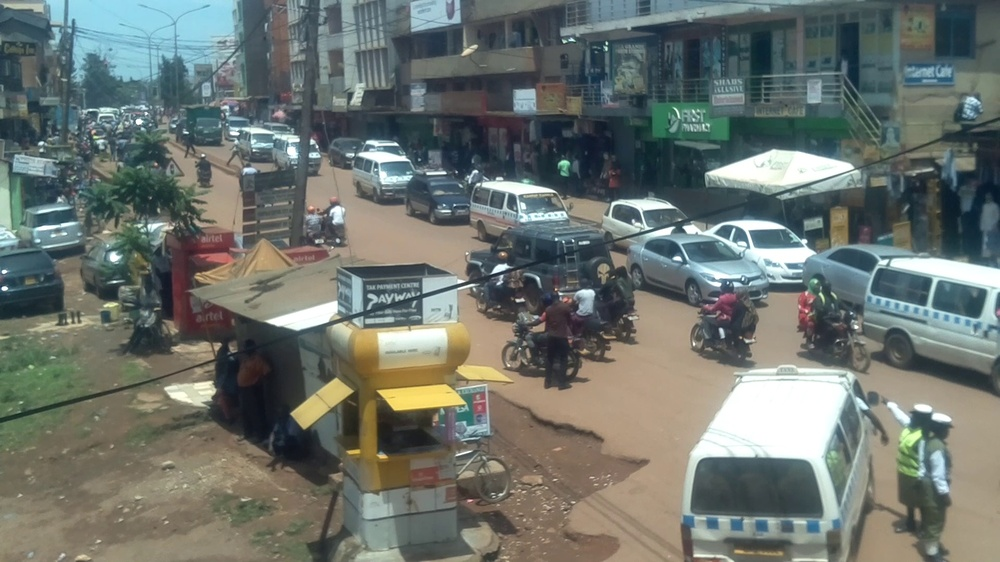
#> input picture Original_images/frame18757.jpg, 1000 x 562 px, shrunk from 1920 x 1080 before the run, found by its file name
$ jupyter execute 'Edge detection.ipynb'   (older library calls are emulated)
#> lines starting #> are read from the running program, lines starting #| are printed output that depends on the picture; after the words box and inside, x2 and y2 are one past the last pixel; in counts of white or black regions, pixels touching at a corner belong together
[cell 1]
import cv2
import numpy as np

[cell 2]
image = cv2.imread('original_images/frame18757.jpg')
#> image is the input picture: shape (562, 1000, 3); mean B, G, R 109.9, 115.6, 108.8

# Print error message if image is null
if image is None:
    print('Could not read image')

[cell 3]
# Convert to graycsale
img_gray = cv2.cvtColor(image, cv2.COLOR_BGR2GRAY)
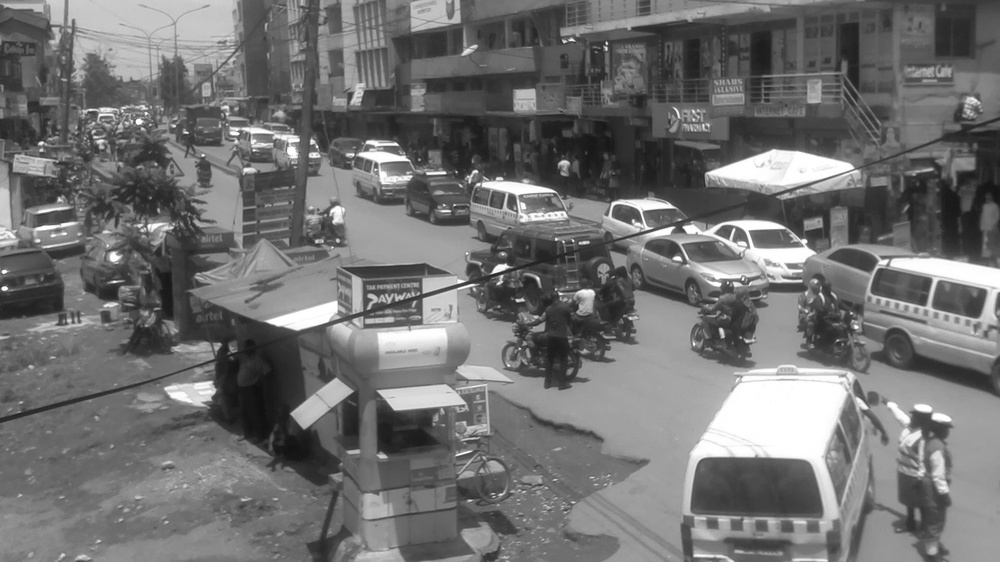
#> img_gray: shape (562, 1000); min 15, max 255, mean 112.9
cv2.imshow('image grey', img_gray)
cv2.waitKey()
cv2.destroyAllWindows()

[cell 4]
# Blur the image for better edge detection
img_blur = cv2.GaussianBlur(img_gray, (3,3), 0)
cv2.imshow('image blur', img_blur)
cv2.waitKey()
cv2.destroyAllWindows()

Sobel Edge Detection

[cell 5]
# Sobel Edge Detection
sobelx = cv2.Sobel(src=img_blur, ddepth=cv2.CV_64F, dx=1, dy=0, ksize=5)
# Sobel Edge Detection on the X axis

cv2.imshow('sobel x', sobelx)
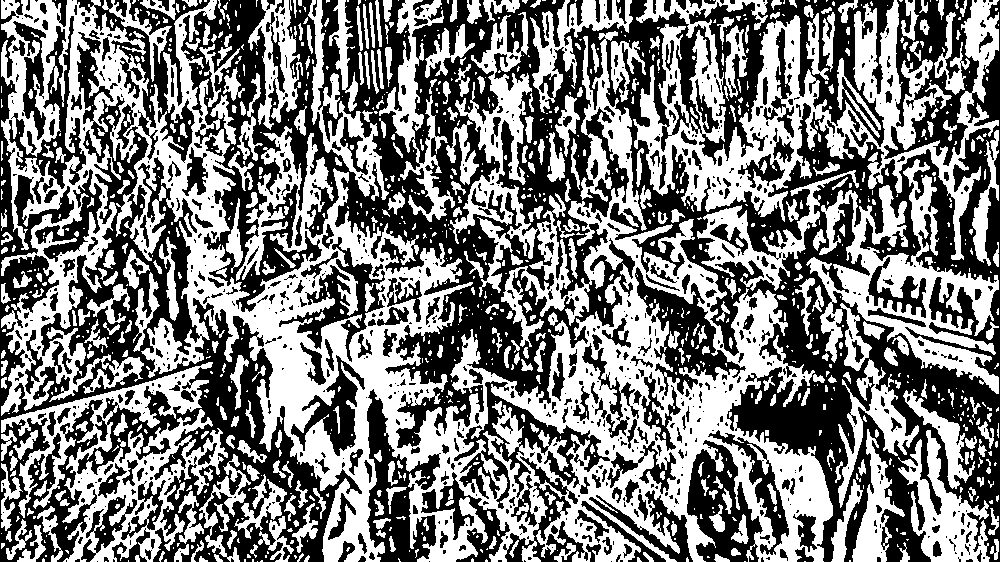
#> window 'sobel x': shape (562, 1000); 49.3% white; 1173 white regions (779 under 20 px), largest, box (x1, y1, x2, y2) and area: (1, 0, 833, 562) 137552, (633, 0, 999, 260) 28764, (1, 362, 228, 562) 14292
cv2.waitKey()
cv2.destroyAllWindows()

[cell 6]
# Sobel Edge Detection
sobely = cv2.Sobel(src=img_blur, ddepth=cv2.CV_64F, dx=0, dy=1, ksize=5)
# Sobel Edge Detection on the X axis

cv2.imshow('sobel y', sobely)
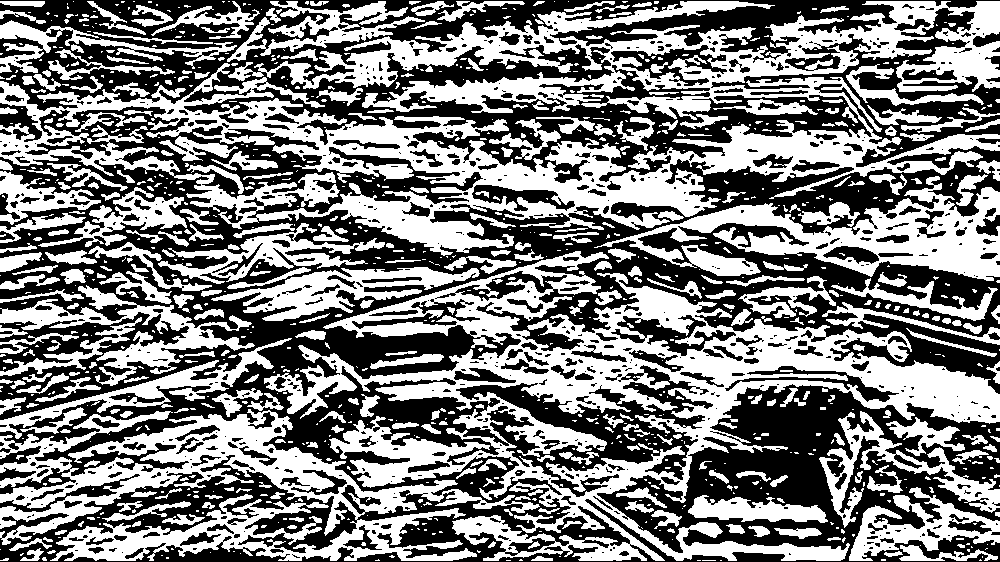
#> window 'sobel y': shape (562, 1000); 49.2% white; 993 white regions (640 under 20 px), largest, box (x1, y1, x2, y2) and area: (0, 1, 1000, 256) 78242, (264, 251, 1000, 561) 60493, (0, 409, 540, 561) 28564
cv2.waitKey()
cv2.destroyAllWindows()

[cell 7]
# Sobel Edge Detection
sobelxy = cv2.Sobel(src=img_blur, ddepth=cv2.CV_64F, dx=1, dy=1, ksize=5)
 # Sobel Edge Detection on the X axis

cv2.imshow('sobel x y', sobelxy)
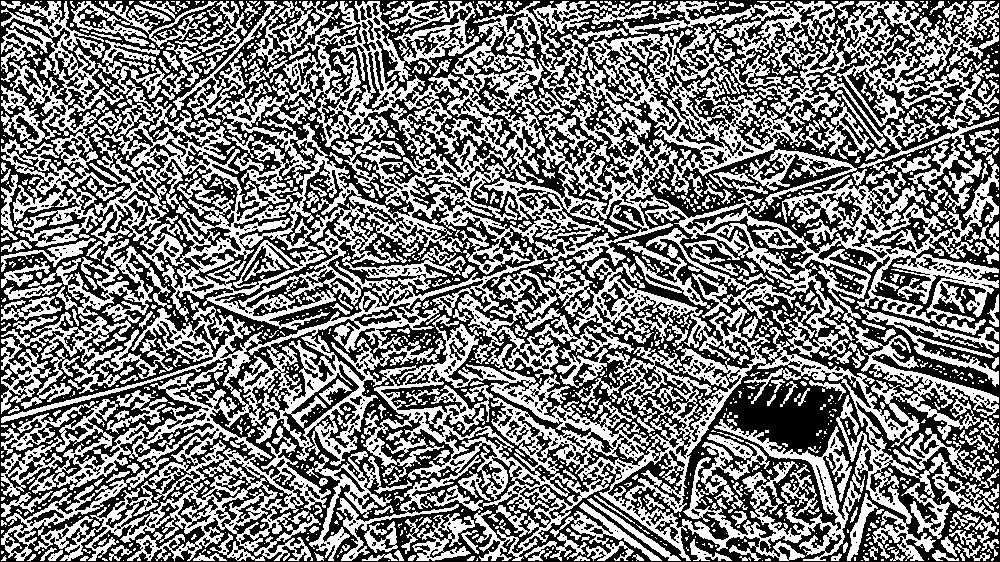
#> window 'sobel x y': shape (562, 1000); 48.1% white; 1580 white regions (1173 under 20 px), largest, box (x1, y1, x2, y2) and area: (1, 1, 999, 561) 169004, (1, 1, 124, 247) 10212, (533, 1, 871, 160) 9793
cv2.waitKey()
cv2.destroyAllWindows()

Roberts Edge detector

[cell 8]
from scipy import ndimage

image = cv2.imread('original_images/frame18757.jpg', 0)
#> image: shape (562, 1000); min 15, max 255, mean 112.9
roberts_cross_v = np.array( [[1, 0 ],
							[0,-1 ]] )

roberts_cross_h = np.array( [[ 0, 1 ],
							[ -1, 0 ]] )

img_roberts = image.astype('float64')
img_roberts/=255.0
vertical = ndimage.convolve( img_roberts, roberts_cross_v )
horizontal = ndimage.convolve( img_roberts, roberts_cross_h )

edged_img = np.sqrt( np.square(horizontal) + np.square(vertical))
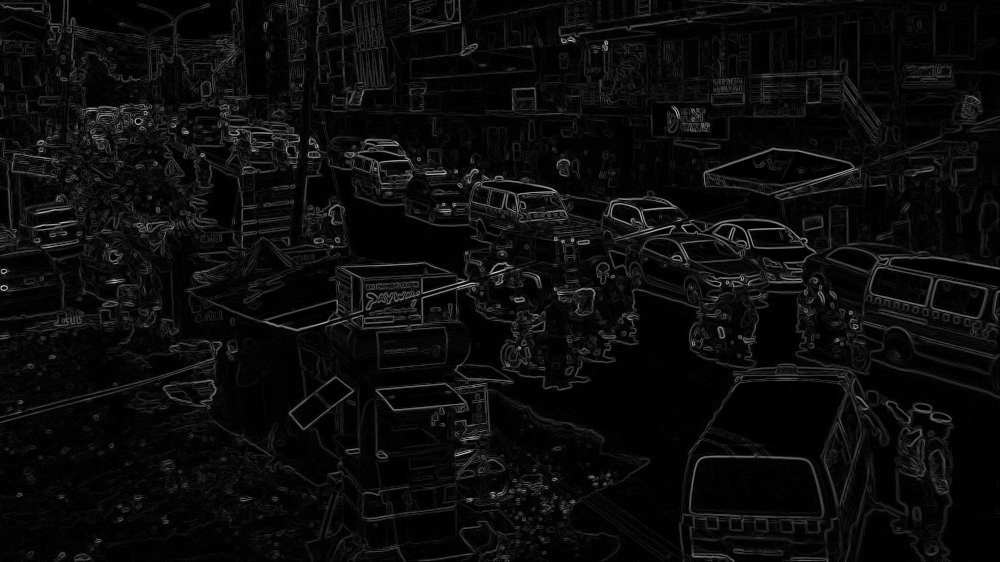
#> edged_img: shape (562, 1000) float64; min 0, max 0.821, mean 0.0477
edged_img*=255

[cell 9]
cv2.imshow('Roberts Image', edged_img)
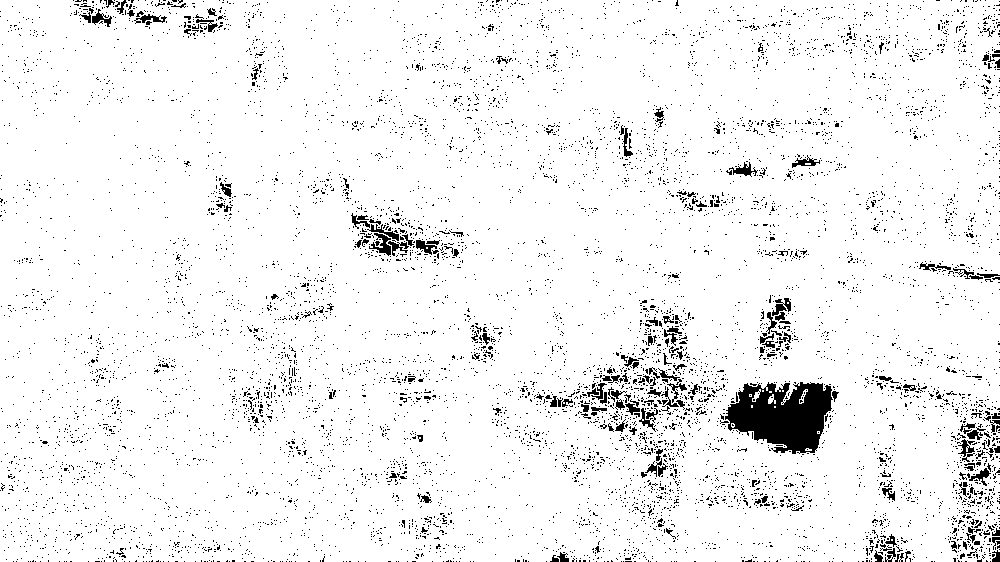
#> window 'Roberts Image': shape (562, 1000); min 0, max 255, mean 241.4
cv2.waitKey()
cv2.destroyAllWindows()

Prewitt Edge Detector

[cell 10]
img_prewit = cv2.imread('original_images/frame18757.jpg', cv2.COLOR_BGR2GRAY)
rgb_img_prewit = cv2.cvtColor(img_prewit, cv2.COLOR_BGR2RGB)

# Grayscale image processing
grayImage_prewit = cv2.cvtColor(img_prewit, cv2.COLOR_BGR2GRAY)

# Prewitt operator
kernelx = np.array([[1, 1, 1], [0 ,0 ,0], [- 1, - 1,- 1]],dtype=int)
kernely = np.array([[- 1, 0, 1], [- 1 ,0 ,1], [- 1, 0, 1]],dtype=int)

x = cv2.filter2D(grayImage_prewit, cv2.CV_16S, kernelx)
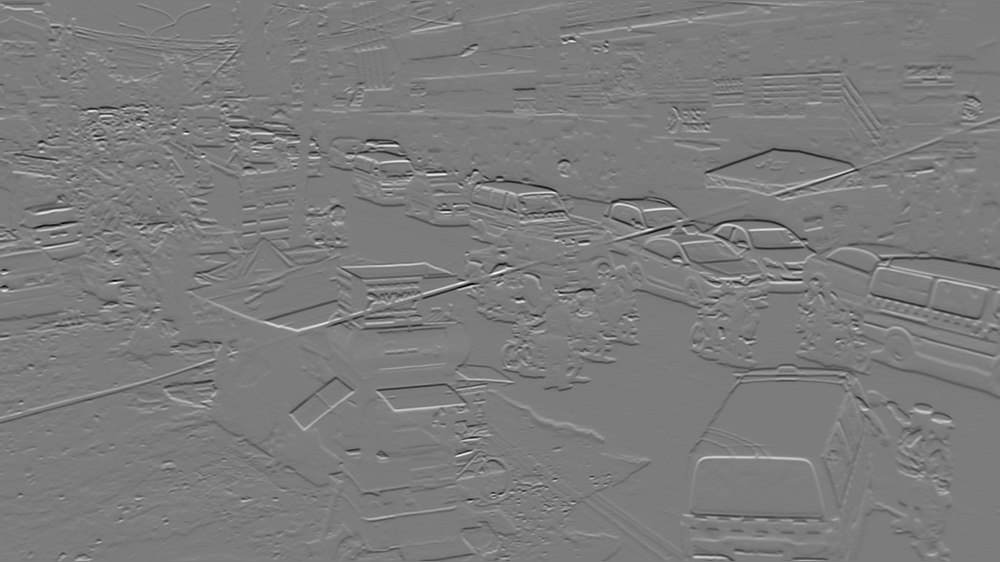
#> x: shape (562, 1000) int16; min -579, max 607, mean 0; drawn with min black and max white
y = cv2.filter2D(grayImage_prewit, cv2.CV_16S, kernely)

# turn to uint8, image fusion
absX = cv2.convertScaleAbs(x)
absY = cv2.convertScaleAbs(y)
Prewitt = cv2.addWeighted(absX, 0.5, absY, 0.5,0)
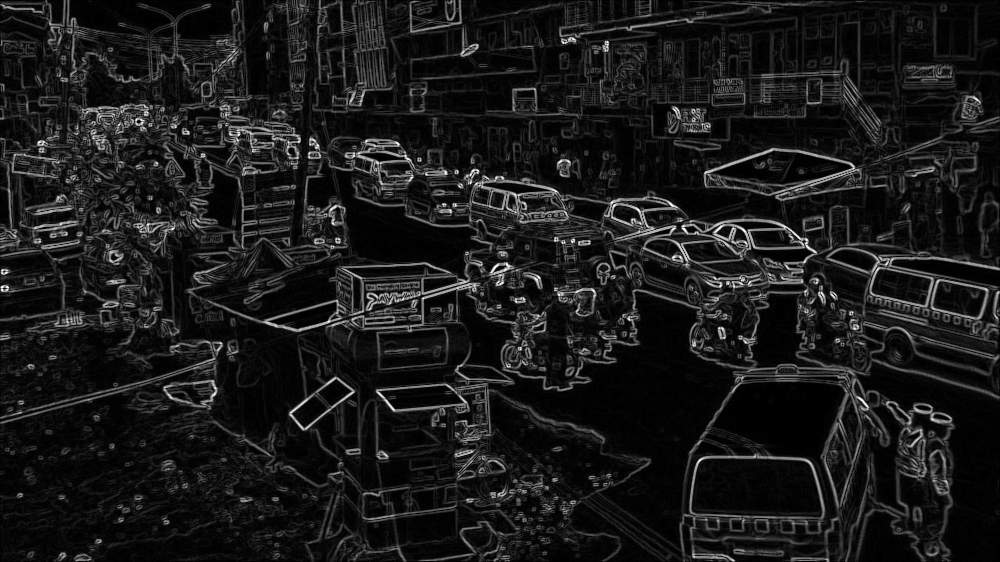
#> Prewitt: shape (562, 1000); min 0, max 255, mean 25.8
